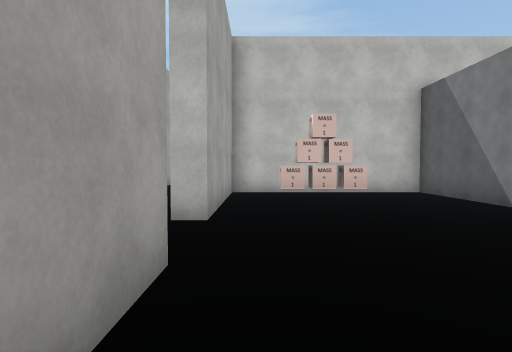
View 1 (above)

16 first-person views from a walk through a 3-D level made in the Unity game engine. The camera is 1.5 m above the floor, tilts 2° down and sees 80° across. Doors are open. The floor is counted in squares, 2 m on a side. Each view is taken from the middle of a square. On the plan, view 1 faces up. The plan holds only what a view shows up to about 10 squares ahead; the rest is blank. The place goes on beyond the plan. The player character is not drawn. Some surface patterns are stand-ins.

View 2
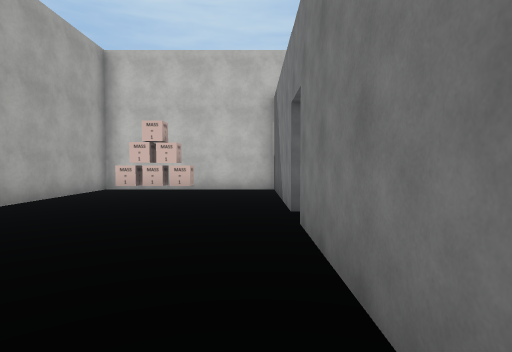

View 3
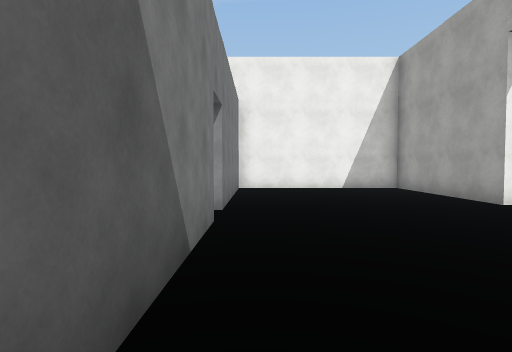

View 4
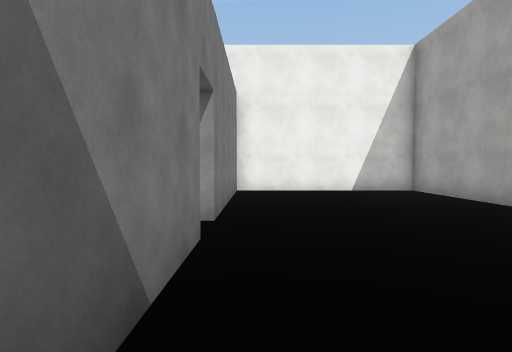

View 5
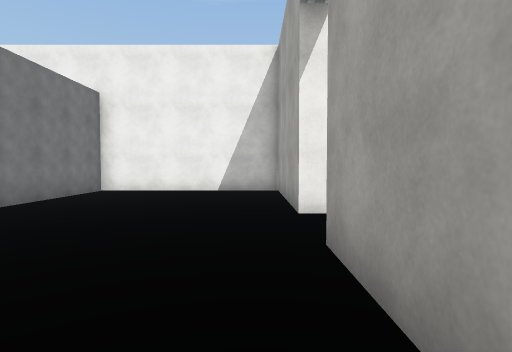

View 6
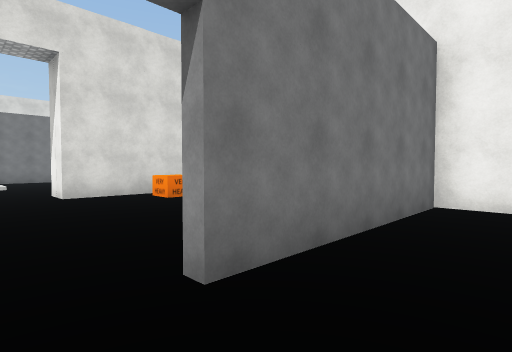

View 7
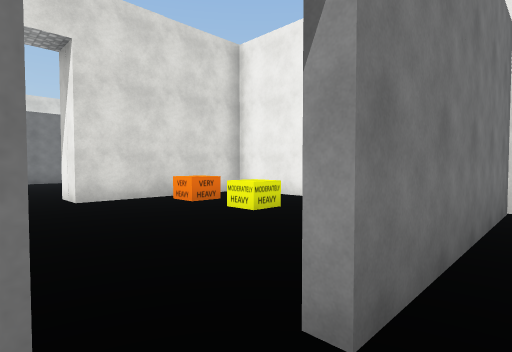

View 8
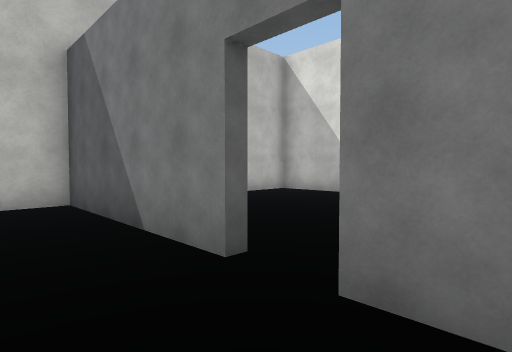

View 9
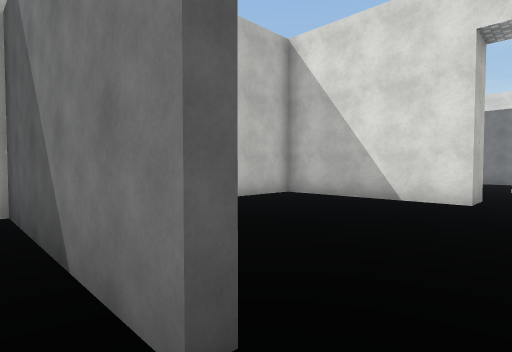

View 10
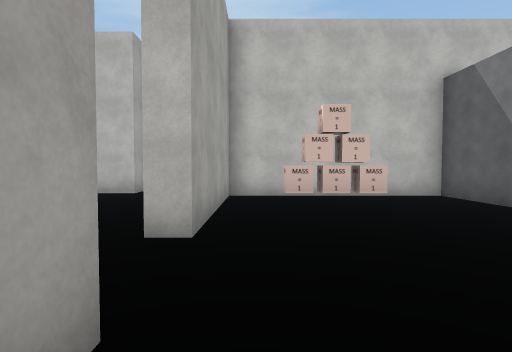

View 11
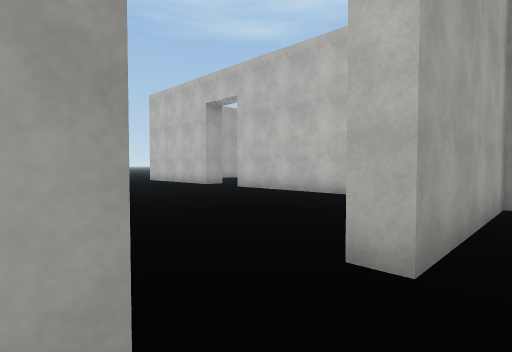

View 12
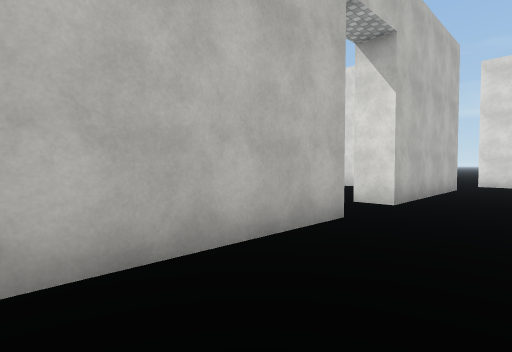

View 13
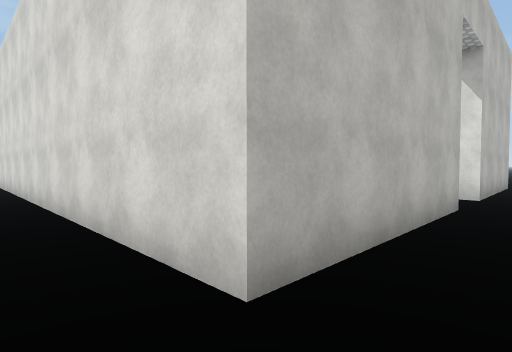

View 14
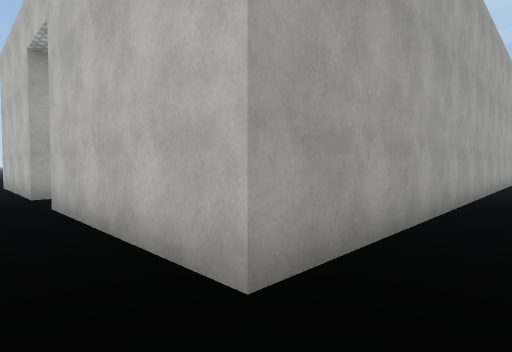

View 15
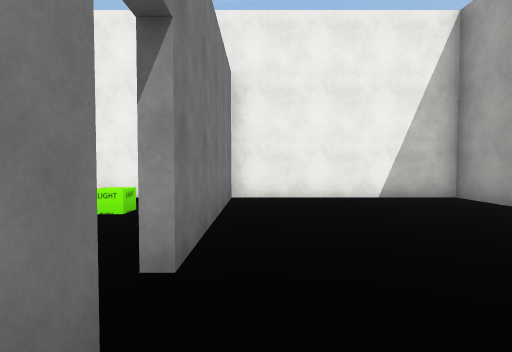

View 16
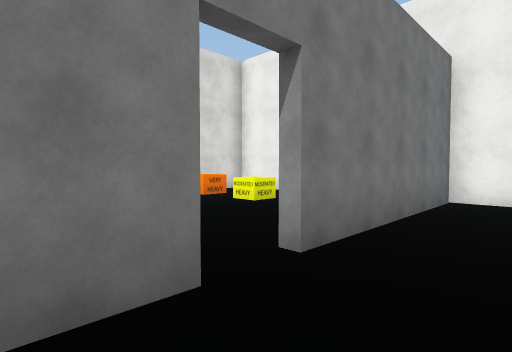

### Floor plan
Ten units are one square. View 1 is at (0, 0); x grows to the right and y downward. Boxes are objects, and circles mark ways between rooms. Rooms are numbered by the first view taken in them; rooms with no view inside come last. Other rooms are left out.
<svg viewBox="-154 -215 267 241">
<path fill="none" stroke="#000" d="M46 -39 46 -85 -7 -85 -7 -41 -12 -41M-11 -23 -7 -23 -7 21 46 21 46 -30M-100 -96 -100 -92 -149 -92 -149 -210M-33 -92 -81 -92 -81 -101M108 -41 108 -85 89 -85M66 21 108 21 108 -24"/>
<rect x="5" y="-75" width="10" height="10" fill="#bbb"><title>other object</title></rect>
<rect x="55" y="-5" width="10" height="10" fill="#bbb"><title>other object</title></rect>
<rect x="75" y="-5" width="10" height="10" fill="#bbb"><title>other object</title></rect>
<rect x="85" y="-5" width="10" height="10" fill="#bbb"><title>other object</title></rect>
<circle cx="-10" cy="-35" r="3" fill="#2a7"/>
<circle cx="50" cy="-35" r="3" fill="#2a7"/>
<text x="20" y="-40">1</text>
<text x="-130" y="-50">2</text>
<text x="80" y="-40">3</text>
</svg>
Room 1 opens to room 2. Room 1 opens to room 3.

Where each view was taken, in squares from view 1:
view 1: 0 up, 0 right, facing up
view 2: 1 down, 4 right, facing up
view 3: 8 up, 4 right, facing down
view 4: 7 up, 4 right, facing down
view 5: 7 up, 0 right, facing down
view 6: 4 up, 3 right, facing down-right
view 7: 4 up, 4 right, facing down-right
view 8: 2 up, 3 right, facing up-right
view 9: 3 up, 4 right, facing up-right
view 10: 1 up, 0 right, facing up
view 11: 2 up, 0 right, facing up-left
view 12: 7 up, 14 left, facing up-right
view 13: 8 up, 16 left, facing up-right
view 14: 8 up, 2 left, facing up-left
view 15: 5 up, 4 right, facing down
view 16: 5 up, 3 right, facing down-right
